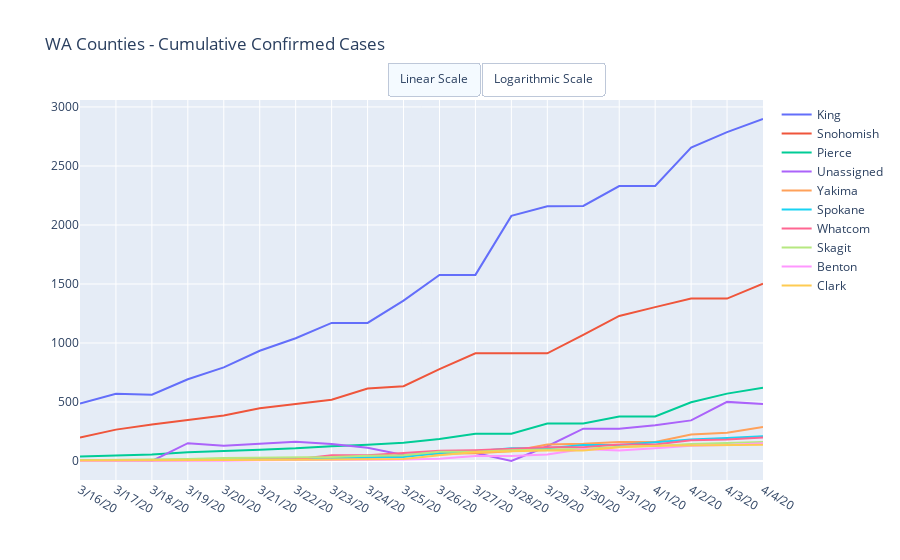

This figure's notebook cell:
### Markdown cell above
# Washington State County by County Data

### Code cell
# NYTimes Data Set
# dfWAByCounty = dfUSCounties[dfUSCounties.state == 'Washington'].groupby(['county', 'date']).agg({'cases':sum, 'deaths':sum}).unstack().fillna(0)
# dfWAByCountyConfirmed = dfWAByCounty['cases']

# dfWAByCounty = dfByDay[dfByDay.Province_State == 'Washington'].groupby(['Last_Update', 'Admin2']).agg({'Confirmed':sum, 'Deaths':sum}).unstack(level=0)
# dfWAByCountyConfirmed = dfWAByCounty.Confirmed
# dfWAByCountyConfirmed.columns = dfWAByCountyConfirmed.columns.map(lambda x: pd.to_datetime(x).strftime('%#m/%d/%y'))

dfWAByCountyConfirmed = dfConfirmedUSCounties[dfConfirmedUSCounties.Province_State == 'Washington']
dfWAByCountyConfirmed = dfWAByCountyConfirmed.set_index('Admin2')

dfWAByCountyConfirmed = dfWAByCountyConfirmed.sort_values(dfWAByCountyConfirmed.columns[-1], ascending = False)
dfWAByCountyConfirmedTop = dfWAByCountyConfirmed.head(10)
dfWAByCountyConfirmedTop = dfWAByCountyConfirmedTop[dfWAByCountyConfirmedTop.columns[-DEFAULT_DAYS:]]


data = [{
    'x': row[1].index,
    'y': row[1].values,
    'name': row[0]
}  for row in dfWAByCountyConfirmedTop.iterrows()]



layout = dict(title = 'WA Counties - Cumulative Confirmed Cases', updatemenus=LogLinearScale)
py.iplot(dict(data=data, layout=layout))

### Figure 1 — Plotly figure (JSON) as saved in the notebook; plotly's stock layout.template omitted (floating-point values rounded to 4 significant figures)
{"data": [{"name": "King", "type": "scatter", "x": ["3/16/20", "3/17/20", "3/18/20", "3/19/20", "3/20/20", "3/21/20", "3/22/20", "3/23/20", "3/24/20", "3/25/20", "3/26/20", "3/27/20", "3/28/20", "3/29/20", "3/30/20", "3/31/20", "4/1/20", "4/2/20", "4/3/20", "4/4/20"], "y": [488, 569, 562, 693, 793, 934, 1040, 1170, 1170, 1359, 1577, 1577, 2077, 2159, 2161, 2330, 2330, 2656, 2787, 2898]}, {"name": "Snohomish", "type": "scatter", "x": ["3/16/20", "3/17/20", "3/18/20", "3/19/20", "3/20/20", "3/21/20", "3/22/20", "3/23/20", "3/24/20", "3/25/20", "3/26/20", "3/27/20", "3/28/20", "3/29/20", "3/30/20", "3/31/20", "4/1/20", "4/2/20", "4/3/20", "4/4/20"], "y": [200, 266, 310, 348, 385, 447, 480, 519, 614, 634, 778, 912, 913, 912, 1068, 1229, 1304, 1376, 1376, 1503]}, {"name": "Pierce", "type": "scatter", "x": ["3/16/20", "3/17/20", "3/18/20", "3/19/20", "3/20/20", "3/21/20", "3/22/20", "3/23/20", "3/24/20", "3/25/20", "3/26/20", "3/27/20", "3/28/20", "3/29/20", "3/30/20", "3/31/20", "4/1/20", "4/2/20", "4/3/20", "4/4/20"], "y": [38, 45, 56, 75, 83, 95, 107, 126, 138, 155, 186, 231, 231, 317, 317, 377, 377, 498, 571, 620]}, {"name": "Unassigned", "type": "scatter", "x": ["3/16/20", "3/17/20", "3/18/20", "3/19/20", "3/20/20", "3/21/20", "3/22/20", "3/23/20", "3/24/20", "3/25/20", "3/26/20", "3/27/20", "3/28/20", "3/29/20", "3/30/20", "3/31/20", "4/1/20", "4/2/20", "4/3/20", "4/4/20"], "y": [0, 0, 0, 151, 130, 146, 164, 145, 112, 51, 69, 67, 0, 125, 274, 274, 303, 344, 501, 483]}, {"name": "Yakima", "type": "scatter", "x": ["3/16/20", "3/17/20", "3/18/20", "3/19/20", "3/20/20", "3/21/20", "3/22/20", "3/23/20", "3/24/20", "3/25/20", "3/26/20", "3/27/20", "3/28/20", "3/29/20", "3/30/20", "3/31/20", "4/1/20", "4/2/20", "4/3/20", "4/4/20"], "y": [4, 5, 7, 7, 10, 13, 16, 16, 25, 47, 61, 66, 82, 140, 147, 161, 161, 224, 240, 289]}, {"name": "Spokane", "type": "scatter", "x": ["3/16/20", "3/17/20", "3/18/20", "3/19/20", "3/20/20", "3/21/20", "3/22/20", "3/23/20", "3/24/20", "3/25/20", "3/26/20", "3/27/20", "3/28/20", "3/29/20", "3/30/20", "3/31/20", "4/1/20", "4/2/20", "4/3/20", "4/4/20"], "y": [3, 4, 5, 9, 11, 16, 20, 20, 29, 33, 67, 83, 108, 108, 136, 136, 158, 182, 194, 209]}, {"name": "Whatcom", "type": "scatter", "x": ["3/16/20", "3/17/20", "3/18/20", "3/19/20", "3/20/20", "3/21/20", "3/22/20", "3/23/20", "3/24/20", "3/25/20", "3/26/20", "3/27/20", "3/28/20", "3/29/20", "3/30/20", "3/31/20", "4/1/20", "4/2/20", "4/3/20", "4/4/20"], "y": [3, 6, 7, 7, 10, 14, 14, 48, 48, 64, 86, 92, 102, 116, 116, 139, 139, 175, 182, 199]}, {"name": "Skagit", "type": "scatter", "x": ["3/16/20", "3/17/20", "3/18/20", "3/19/20", "3/20/20", "3/21/20", "3/22/20", "3/23/20", "3/24/20", "3/25/20", "3/26/20", "3/27/20", "3/28/20", "3/29/20", "3/30/20", "3/31/20", "4/1/20", "4/2/20", "4/3/20", "4/4/20"], "y": [7, 9, 14, 18, 25, 28, 33, 33, 45, 48, 78, 78, 91, 99, 101, 121, 128, 143, 153, 161]}, {"name": "Benton", "type": "scatter", "x": ["3/16/20", "3/17/20", "3/18/20", "3/19/20", "3/20/20", "3/21/20", "3/22/20", "3/23/20", "3/24/20", "3/25/20", "3/26/20", "3/27/20", "3/28/20", "3/29/20", "3/30/20", "3/31/20", "4/1/20", "4/2/20", "4/3/20", "4/4/20"], "y": [0, 0, 0, 0, 3, 7, 7, 9, 9, 12, 19, 42, 42, 56, 102, 89, 108, 130, 136, 151]}, {"name": "Clark", "type": "scatter", "x": ["3/16/20", "3/17/20", "3/18/20", "3/19/20", "3/20/20", "3/21/20", "3/22/20", "3/23/20", "3/24/20", "3/25/20", "3/26/20", "3/27/20", "3/28/20", "3/29/20", "3/30/20", "3/31/20", "4/1/20", "4/2/20", "4/3/20", "4/4/20"], "y": [4, 4, 4, 4, 6, 9, 10, 13, 13, 16, 48, 76, 82, 90, 90, 116, 130, 131, 137, 137]}], "layout": {"title": {"text": "WA Counties - Cumulative Confirmed Cases"}, "updatemenus": [{"active": 0, "buttons": [{"args": [{"visible": [true, true]}, {"yaxis": {"type": "linear"}}], "label": "Linear Scale", "method": "update"}, {"args": [{"visible": [true, true]}, {"yaxis": {"type": "log"}}], "label": "Logarithmic Scale", "method": "update"}], "direction": "right", "type": "buttons", "x": 0.45, "xanchor": "left", "y": 1.1, "yanchor": "top"}]}}
